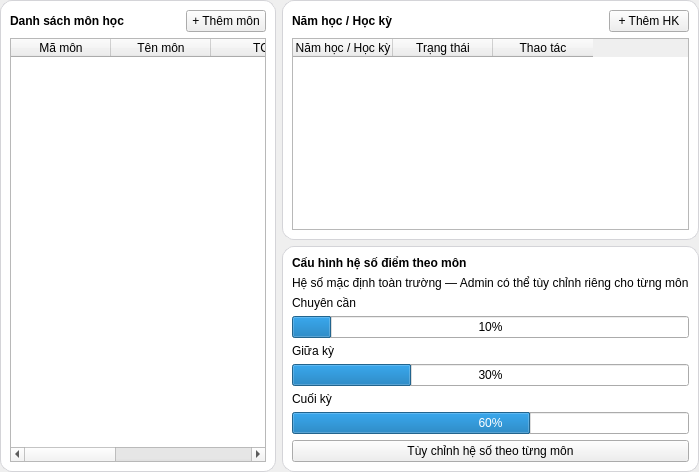
         <widget class="QWidget" name="pageDmMon">
          <layout class="QVBoxLayout" name="pageDmMonLayout">
           <property name="leftMargin"><number>0</number></property>
           <property name="topMargin"><number>0</number></property>
           <property name="rightMargin"><number>0</number></property>
           <property name="bottomMargin"><number>0</number></property>
           <item>
            <layout class="QHBoxLayout" name="dmMainSplit">
         <item>
          <widget class="QFrame" name="frameDmLeft">
           <property name="styleSheet">
            <string notr="true">QFrame#frameDmLeft { background:#ffffff; border:1px solid #d4d4d8; border-radius:12px; }</string>
           </property>
           <layout class="QVBoxLayout" name="frameDmLeftLayout">
            <item>
             <layout class="QHBoxLayout" name="dmLeftTop">
              <item><widget class="QLabel" name="lblDmMonHocTitle"><property name="text"><string>Danh sách môn học</string></property><property name="styleSheet"><string notr="true">font-weight:700;</string></property></widget></item>
              <item><spacer name="spDmLeft"><property name="orientation"><enum>Qt::Horizontal</enum></property><property name="sizeHint" stdset="0"><size><width>40</width><height>20</height></size></property></spacer></item>
              <item><widget class="QPushButton" name="btnDmThemMon"><property name="text"><string>+ Thêm môn</string></property></widget></item>
             </layout>
            </item>
            <item>
             <widget class="QTableWidget" name="tbDmMonHoc">
              <property name="alternatingRowColors">
               <bool>true</bool>
              </property>
              <column><property name="text"><string>Mã môn</string></property></column>
              <column><property name="text"><string>Tên môn</string></property></column>
              <column><property name="text"><string>TC</string></property></column>
              <column><property name="text"><string>Khoa</string></property></column>
              <column><property name="text"><string>Thao tác</string></property></column>
             </widget>
            </item>
           </layout>
          </widget>
         </item>
         <item>
          <layout class="QVBoxLayout" name="dmRightStack">
           <item>
            <widget class="QFrame" name="frameDmHocKy">
             <property name="styleSheet">
              <string notr="true">QFrame#frameDmHocKy { background:#ffffff; border:1px solid #d4d4d8; border-radius:12px; }</string>
             </property>
             <layout class="QVBoxLayout" name="frameDmHocKyLayout">
              <item>
               <layout class="QHBoxLayout" name="dmHocKyTop">
                <item><widget class="QLabel" name="lblDmHocKyTitle"><property name="text"><string>Năm học / Học kỳ</string></property><property name="styleSheet"><string notr="true">font-weight:700;</string></property></widget></item>
                <item><spacer name="spDmHocKy"><property name="orientation"><enum>Qt::Horizontal</enum></property><property name="sizeHint" stdset="0"><size><width>40</width><height>20</height></size></property></spacer></item>
                <item><widget class="QPushButton" name="btnDmThemHocKy"><property name="text"><string>+ Thêm HK</string></property></widget></item>
               </layout>
              </item>
              <item>
               <widget class="QTableWidget" name="tbDmHocKy">
                <property name="alternatingRowColors">
                 <bool>true</bool>
                </property>
                <column><property name="text"><string>Năm học / Học kỳ</string></property></column>
                <column><property name="text"><string>Trạng thái</string></property></column>
                <column><property name="text"><string>Thao tác</string></property></column>
               </widget>
              </item>
             </layout>
            </widget>
           </item>
           <item>
            <widget class="QFrame" name="frameDmHeSo">
             <property name="styleSheet">
              <string notr="true">QFrame#frameDmHeSo { background:#ffffff; border:1px solid #d4d4d8; border-radius:12px; }</string>
             </property>
             <layout class="QVBoxLayout" name="frameDmHeSoLayout">
              <item><widget class="QLabel" name="lblDmHeSoTitle"><property name="text"><string>Cấu hình hệ số điểm theo môn</string></property><property name="styleSheet"><string notr="true">font-weight:700;</string></property></widget></item>
              <item><widget class="QLabel" name="lblDmHeSoNote"><property name="text"><string>Hệ số mặc định toàn trường — Admin có thể tùy chỉnh riêng cho từng môn</string></property></widget></item>
              <item><widget class="QLabel" name="lblDmHsCC"><property name="text"><string>Chuyên cần</string></property></widget></item>
              <item><widget class="QProgressBar" name="pbDmHsCC"><property name="value"><number>10</number></property></widget></item>
              <item><widget class="QLabel" name="lblDmHsGK"><property name="text"><string>Giữa kỳ</string></property></widget></item>
              <item><widget class="QProgressBar" name="pbDmHsGK"><property name="value"><number>30</number></property></widget></item>
              <item><widget class="QLabel" name="lblDmHsCK"><property name="text"><string>Cuối kỳ</string></property></widget></item>
              <item><widget class="QProgressBar" name="pbDmHsCK"><property name="value"><number>60</number></property></widget></item>
              <item><widget class="QPushButton" name="btnDmTuyChinhHeSo"><property name="text"><string>Tùy chỉnh hệ số theo từng môn</string></property></widget></item>
             </layout>
            </widget>
           </item>
          </layout>
         </item>
            </layout>
           </item>
          </layout>
         </widget>
